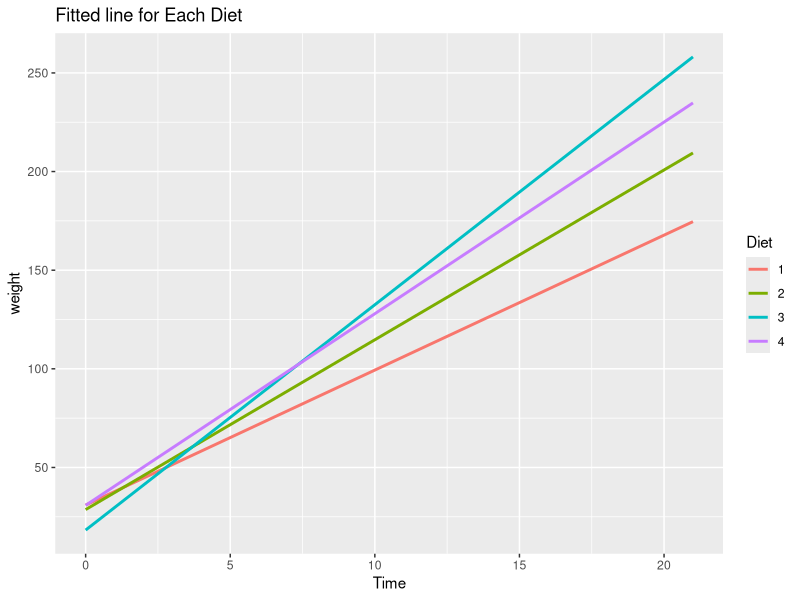
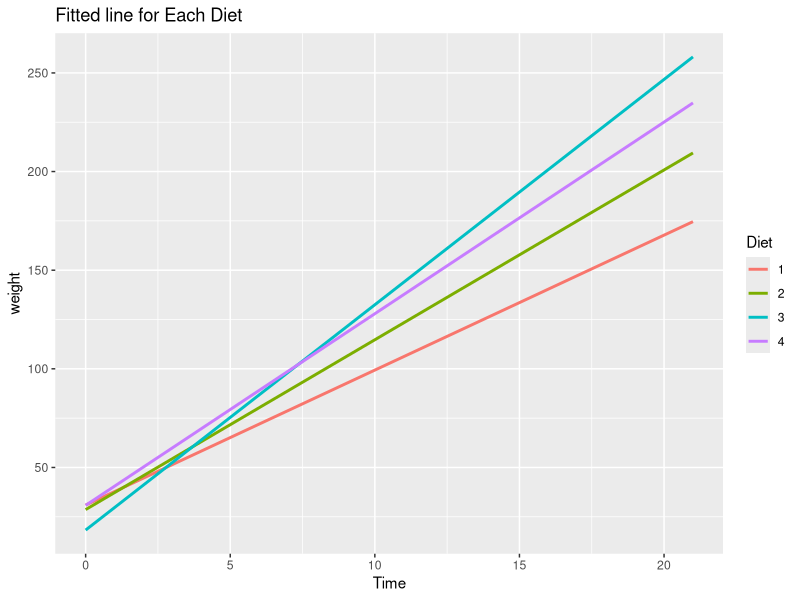
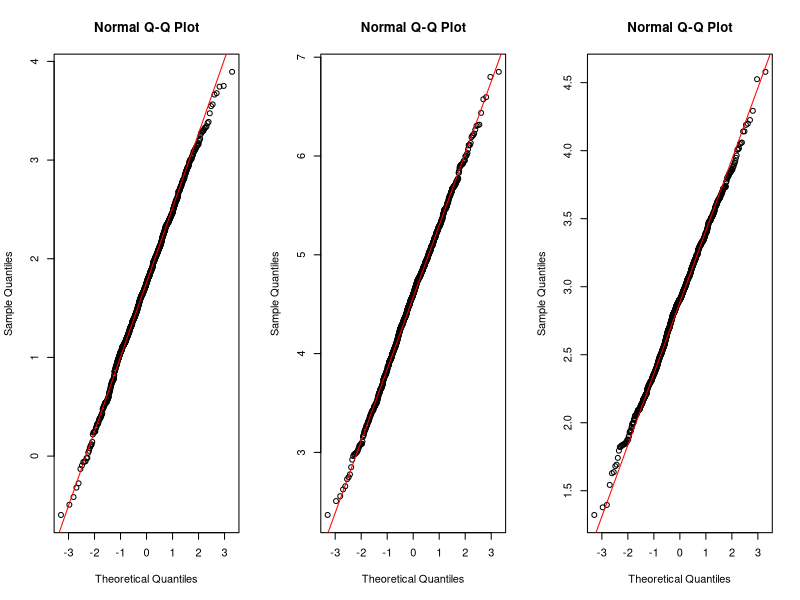
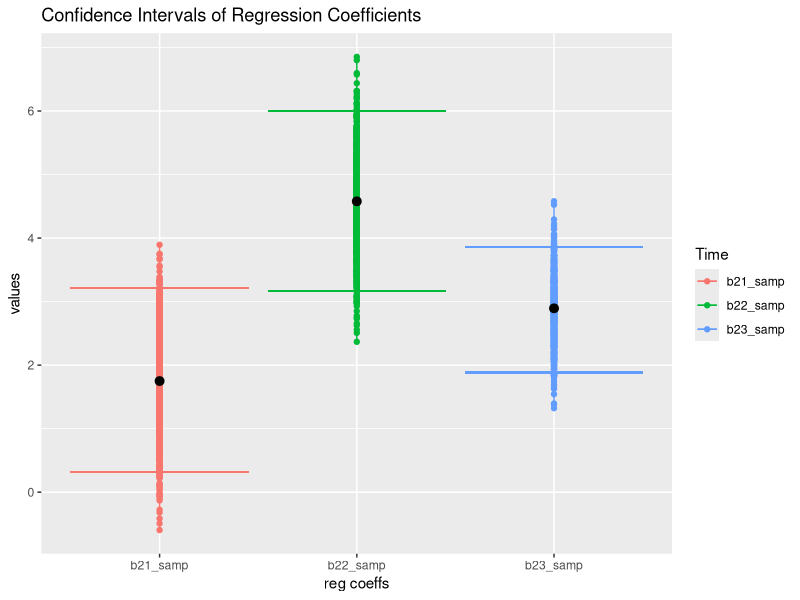
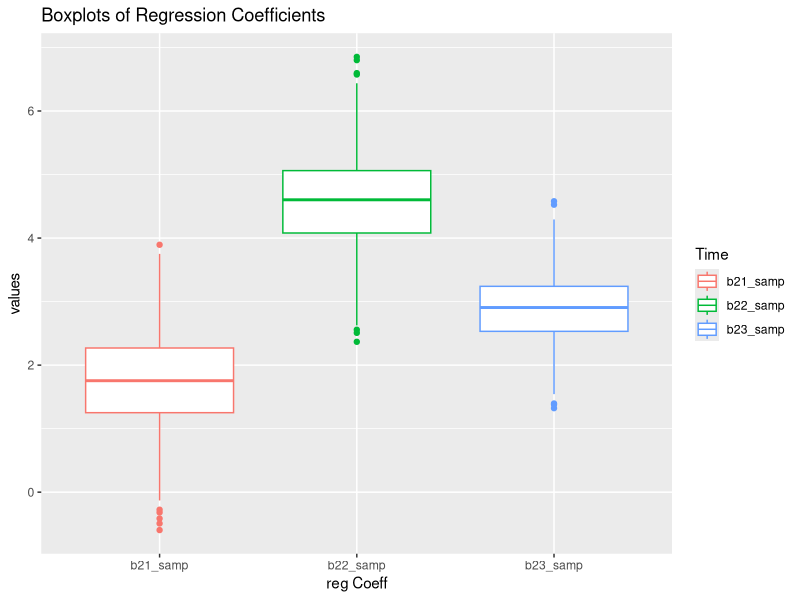

Recreate these plots in R, in order.

ChickWeight$Diet=as.factor(ChickWeight$Diet)
library(ggplot2)
ggplot(ChickWeight,aes(x=Time,y=weight,col=Diet))+geom_smooth(method="lm",se=FALSE)+ggtitle("Fitted line for Each Diet")
m1=lm(weight~Time+Diet+Time:Diet,data=ChickWeight);summary(m1) # Diet-1 as the base level
# Growth is something which should be evaluated over time, only diet may not be relevant. So we need to consider reg coefs of interaction term of time and diet, which is also clear from the summary.
I=matrix(c(0,1,0,0,0,0,1,0,0,0,0,1),4,3)
colnames(I)=c("X1","X2","X3")
rownames(I)=c("Diet-1","Diet-2","Diet-3","Diet-4")
I #matrix of indicator variables for diet
# w=b0+b11*X1+b12*X2+b13*X3+b21*X1*t+b22*X2*t+b23*X3*t+b3*t
# Diet-1 : w=b0+b3*t
# Diet-2 : w=(b0+b11)+(b3+b21)*t ; b21=diff between the slopes of Diet-2 and Diet-1
# Diet-3 : w=(b0+b12)+(b3+b22)*t ; b22=diff between the slopes of Diet-3 and Diet-1
# Diet-4 : w=(b0+b13)+(b3+b23)*t ; b23=diff between the slopes of Diet-4 and Diet-1
b21=summary(m1)$coef[6];b21 # reg coeff corr to diet2:time
b22=summary(m1)$coef[7];b22 # reg coeff corr to diet3:time
b23=summary(m1)$coef[8];b23 # reg coeff corr to diet4:time
library(ggplot2)
ggplot(ChickWeight,aes(x=Time,y=weight,col=Diet))+geom_smooth(method="lm",se=FALSE)+ggtitle("Fitted line for Each Diet")
# b21,b22,b23 >0 i.e change in weight by unit value change in time for Diet-2,3,4 is more as compared to Diet-1.Also Diet-3 seems to have more impact on weight gain than that of others.
# Let us check this by i) Testing of hypothesis, ii)Confidence Interval and iii) boxplot of reg coeffs 
# We will do Non-parametric Bootstrap (as we don't have any distributional assumption for them) to get samples corresponding to each reg coeffs.
n=nrow(ChickWeight)
b=1000
b21_samp=b22_samp=b23_samp=c() # Bootstrap Sample
for(i in 1:b){
ts=sample(1:n,size=n,replace=TRUE)
D=ChickWeight[ts,]
m=lm(weight~Time+Diet+Time:Diet,data=D)
b21_samp[i]=summary(m)$coef[6]
b22_samp[i]=summary(m)$coef[7]
b23_samp[i]=summary(m)$coef[8]
}
v_b21=var(b21_samp);v_b21
v_b22=var(b22_samp);v_b22
v_b23=var(b23_samp);v_b23
par(mfrow=c(1,3))
qqnorm(b21_samp)
qqline(b21_samp,col="red") # 
qqnorm(b22_samp)
qqline(b22_samp,col="red")
qqnorm(b23_samp)
qqline(b23_samp,col="red")
shapiro.test(b21_samp) # p-value >0.05 H0: normally distributed is accepted
shapiro.test(b22_samp) # p-value >0.05 H0: normally distributed is accepted
shapiro.test(b23_samp) # p-value >0.05 H0: normally distributed is accepted
# hence we can go for t.test(Welch's t-test as it does not assume equality of variances) to compare the means of two independent samples
#H0_21: b21=b22 ; H1: b21<b22
t.test(b21_samp,b22_samp,alternative="less") # pval<0.05 hence reject H0
#H0_23: b23=b22 ; H1: b23<b22
t.test(b23_samp,b22_samp,alternative="less")
# 95% Confidence Interval
l_b21=b21-1.96*sqrt(v_b21);l_b21
u_b21=b21+1.96*sqrt(v_b21);u_b21
l_b22=b22-1.96*sqrt(v_b22);l_b22
u_b22=b22+1.96*sqrt(v_b22);u_b22
l_b23=b23-1.96*sqrt(v_b23);l_b23
u_b23=b23+1.96*sqrt(v_b23);u_b23
reg_min=c(l_b21,l_b22,l_b23)
reg_max=c(u_b21,u_b22,u_b23)
df=data.frame(
  values=c(b21_samp,b22_samp,b23_samp),lower=(rep(reg_min,each=1000)),upper=rep(reg_max,each=1000),Time=rep(c("b21_samp","b22_samp","b23_samp"),each=1000)
)
df$Time=as.factor(df$Time)
pd=position_dodge(0.1)
ggplot(data=df,aes(x=Time,y=values,color=Time))+geom_point()+geom_line()+geom_errorbar(aes(ymin=lower,ymax=upper))+stat_summary(fun = "mean",col="black")+ggtitle("Confidence Intervals of Regression Coefficients")+xlab("reg coeffs")
#Boxplot
ggplot(data=df,aes(x=Time,y=values,color=Time))+geom_boxplot()+ggtitle("Boxplots of Regression Coefficients")+xlab("reg Coeff")
